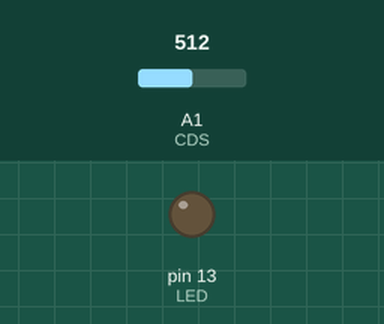
This sketch was run on a simulated Arduino Uno, built with avr-gcc and run on an emulated ATmega328P. On the bench: output pins drawn as LEDs (lit = HIGH). The inputs (shaded band) are chosen by the test bench; at power-on: A1 (CDS) = 512.

Above: at 1.2 s.
1.3 s: A1 (CDS) set to 813
2.8 s: A1 (CDS) set to 843
At 3.3 s:
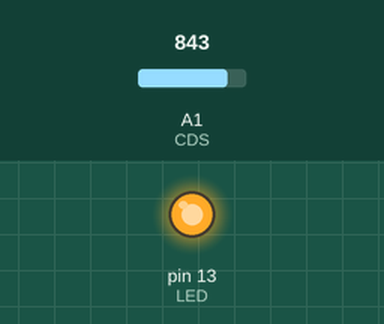
4.3 s: A1 (CDS) set to 716
At 5.5 s:
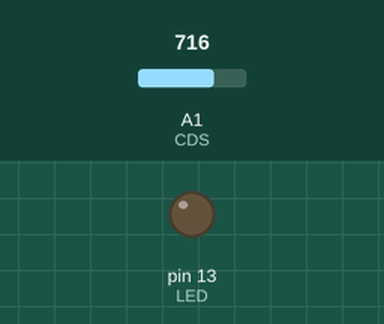
5.8 s: A1 (CDS) set to 900
At 6.8 s:
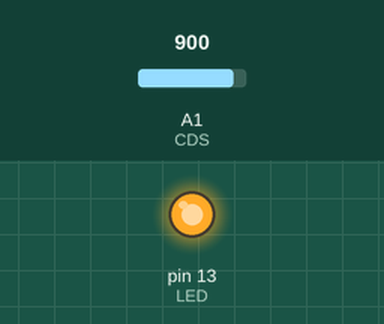
Timing chart, 0 to 8.3 s (numbered marks = the images above; inputs shaded):
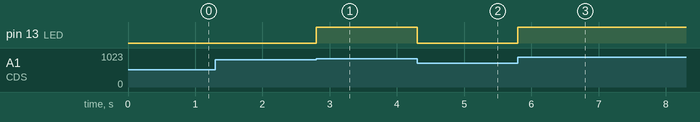

The sketch:

_08_LED_Brightness_Control_by_CDS.ino
```cpp
const int CDS = A1;        // 조도센서 A1에 연결
const int LED = 13;
int val = 0;

void setup()
{
  pinMode(LED, OUTPUT);
}

void loop()
{
  val = analogRead(CDS);                // 조도센서 값 읽기
  val = constrain(val, 700, 950);      // 센서 값 최소, 최대 값 설정
  val = map(val, 700, 950, 0, 255);    // 센서 값 범위 재설정
  analogWrite(LED, val);                // LED 밝기 조절
}
```

Measured:
- the behaviour switches between 825 and 826 on A1 (CDS) (found by bisection; images 0 and 1)
- after the input at 1.3 s, every drawn part: stays the same
- after the input at 2.8 s, pin 13 (LED): LOW → HIGH at once
- after the input at 4.3 s, pin 13 (LED): HIGH → LOW at once
- after the input at 5.8 s, pin 13 (LED): LOW → HIGH at once
